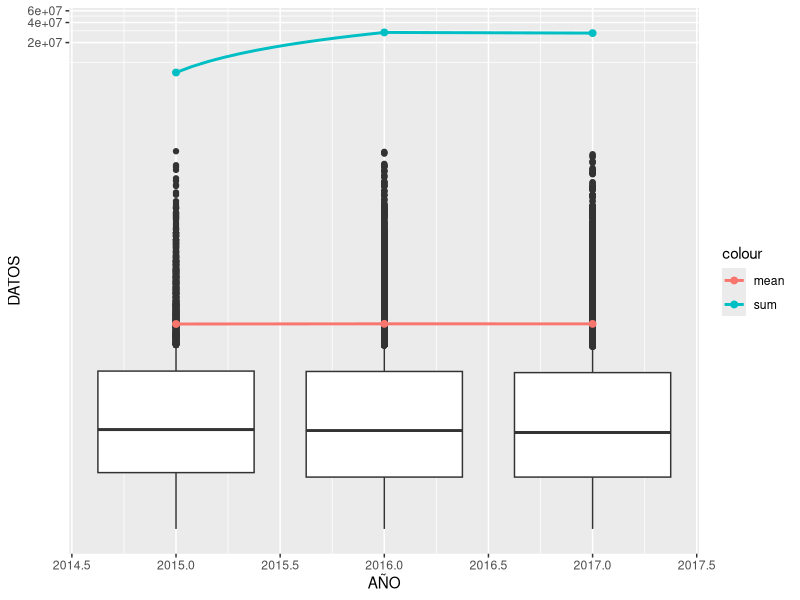
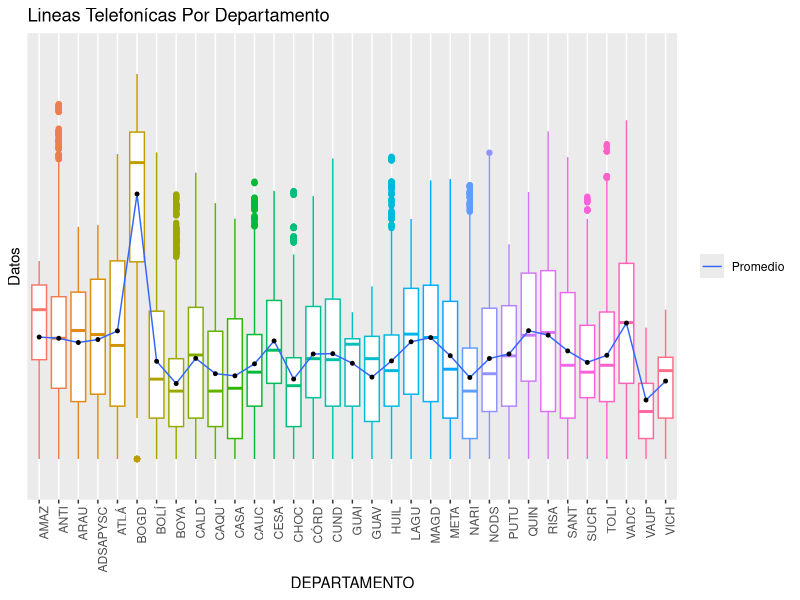
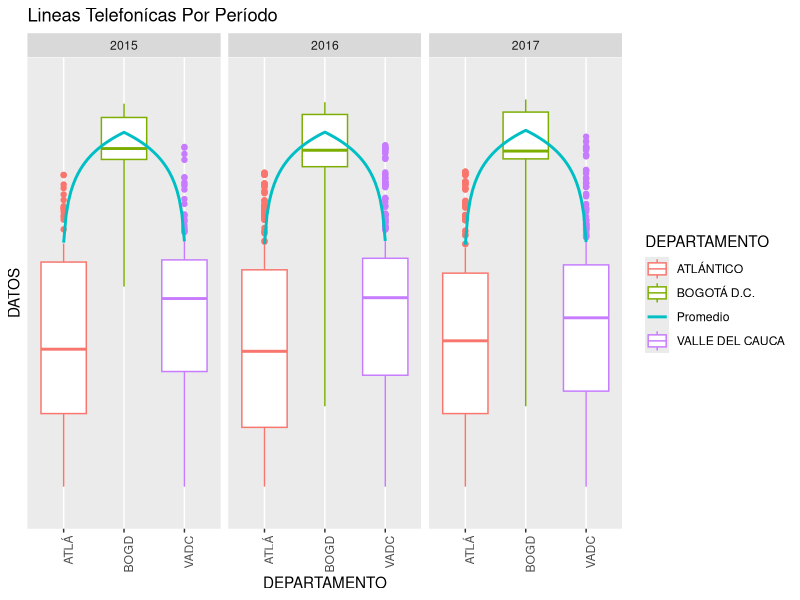
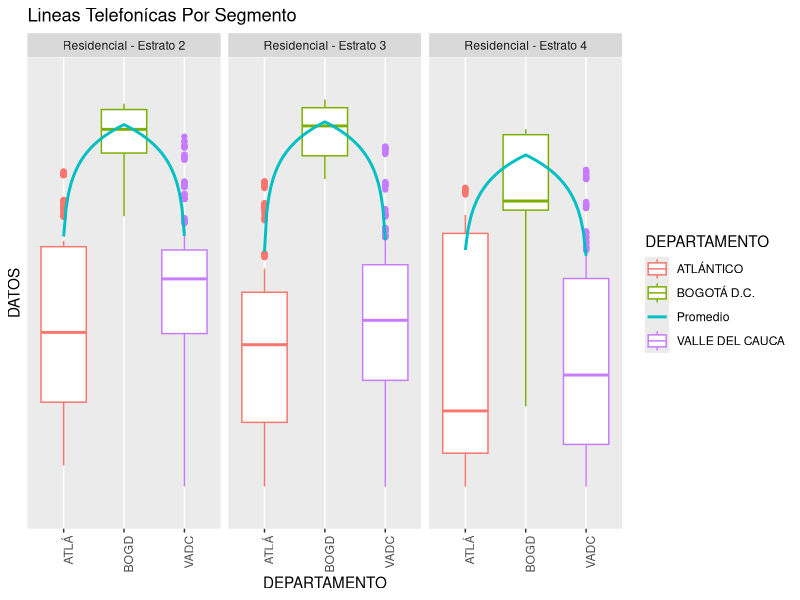
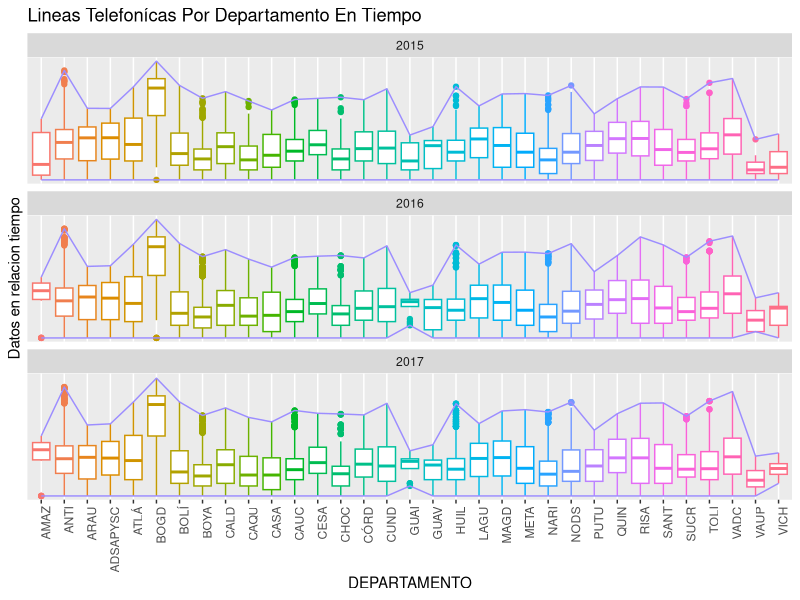
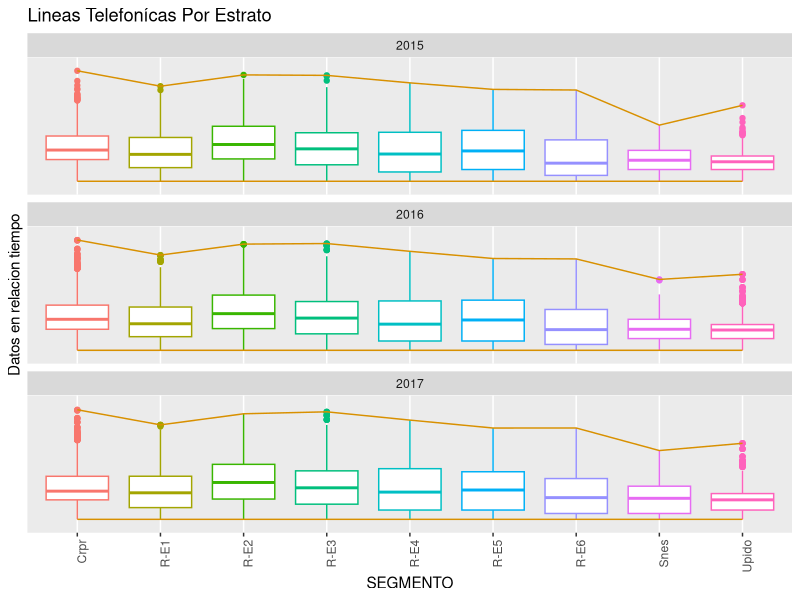
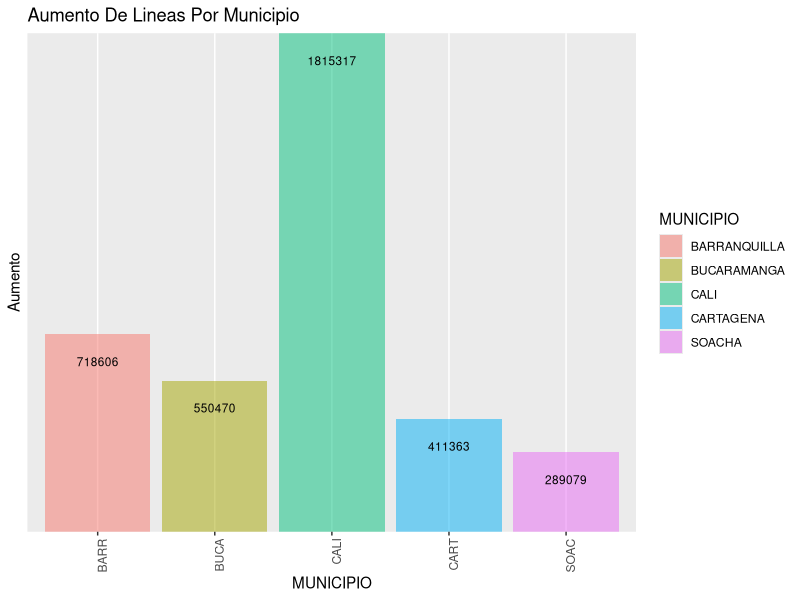
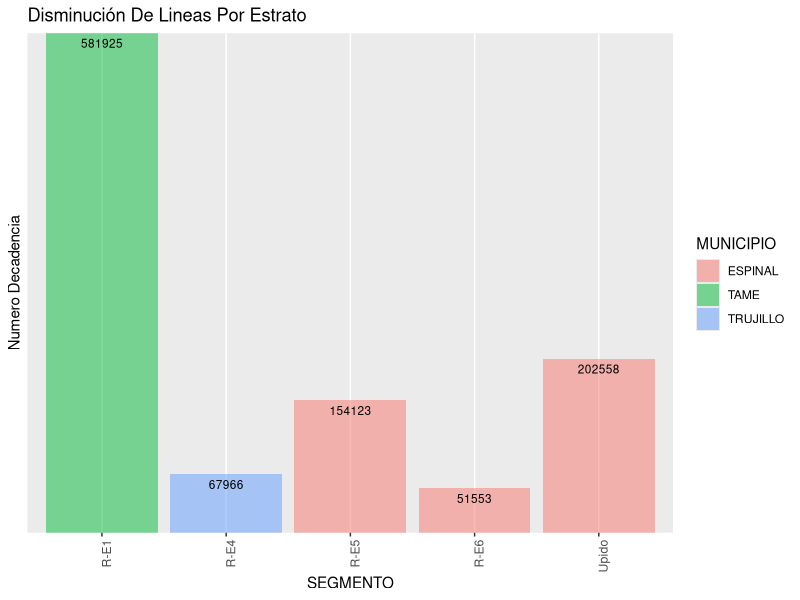

These charts were generated, in order, by the following R code:
## ---- chunk 1
knitr::opts_chunk$set(echo = TRUE)
## ---- chunk 2
library(stringr)
library(data.table)
library(dplyr)
library(tidyr)
library(ggplot2)

## ---- chunk 3
# leemos los datos como siempre
data_sad <- read.csv("data.csv", encoding = "UTF-8")
data_fine <- data_sad
## ---- chunk 4
# creamos una funcion para ahorrar algo de codigo
año <- function(my.string,expre){
  # mandamos la string y la expresion regular
  #mas info al respecto: https://rstudio-pubs-static.s3.amazonaws.com/74603_76cd14d5983f47408fdf0b323550b846.html
    p <- str_extract(my.string, expre)
    # reemplazamos todo por lo que retornemos en P
    str_replace_all(my.string, "Periodo_...._." , p)
}
## ---- chunk 5

# una belleza de librería
# hay que dar crédito; pero se modifica para adaptarla
# https://stackoverflow.com/questions/37756389/r-convert-multiple-columns-into-single-column 
setDT(data_fine)
# con esto creamos solo dos columnas; en una de ellas el nombre de las columnas de periodo_xxxx_x y en otra los datos relacionados
data_nice<- melt(data_fine, measure.vars  = patterns("^Periodo"),
      value.name = c("DATOS"), 
      variable.name = "PERIODO",
      variable.factor = FALSE,
      #elimina los NA
      na.rm = TRUE)
data_temp <- data_nice
## ---- chunk 6
  z <- data_temp$PERIODO
# en periodo esta lo que necesitamos; por eso tomamos el año y el periodo por aparte
  data_temp$AÑO <- as.integer(año(z,"20.."))
  data_temp$PERIODO <- as.integer(año(z,".$"))
  # los '-' se reemplazan por NA
  data_temp$DATOS <- as.integer(data_temp$DATOS)
## ---- chunk 7
summary(data_temp)
## ---- chunk 8

# eliminando nos NA y 0
data_mela <- data_temp %>%
          filter(!is.na(DATOS) & DATOS != 0) %>%
          droplevels()
## ---- chunk 9
summary(data_mela)
## ---- chunk 10

resumen <- data_mela %>% 
           group_by(AÑO) %>%
           summarise(promedio = mean(DATOS),
                     desvEst  = sd(DATOS),
                     sum = sum(DATOS))
resumen
## ---- chunk 11
boxe <- data_mela
  boxe <- boxe%>% select(AÑO, DATOS)
ggplot(boxe, aes(x=AÑO, y=DATOS, group=AÑO))+
    geom_boxplot()+
    stat_summary(fun.y = "mean",geom = "smooth", 
                 aes(colour = "mean",group=1),
                 size = 1) + coord_trans(y="log10")+
    stat_summary(fun.y = "mean",geom = "point", 
                 aes(colour = "mean",group=1),
                 size = 2) + coord_trans(y="log10")+
    
      stat_summary(fun.y = "sum",geom = "smooth", 
                 aes(colour = "sum",group=1),
                 size = 1) + coord_trans(y="log10")+
      stat_summary(fun.y = "sum",geom = "point", 
                 aes(colour = "sum",group=1),
                 size = 2) + coord_trans(y="log10")

## ---- chunk 12
boxe2 <- data_mela
## ---- chunk 13

resumen1 <- data_mela %>% 
           group_by(SEGMENTO) %>%
           summarise(promedio = mean(DATOS),
                     desvEst  = sd(DATOS),
                     sum = sum(DATOS))
resumen1
## ---- chunk 14

# generamos la grafica; seleccionando lo útil
  boxe2 <- boxe2%>% select(DEPARTAMENTO, DATOS, SEGMENTO, AÑO)
ggplot(boxe2, aes(y=log10(DATOS), x=DEPARTAMENTO, group=DEPARTAMENTO, angle = 45))+
    geom_boxplot(aes(colour = DEPARTAMENTO))+
    scale_colour_discrete(guide=FALSE)+

    theme(axis.text.x = element_text(angle = 90, hjust = 1))+
    #se resumen los nombres; son muy largos
    scale_x_discrete(label=abbreviate)+
    scale_y_discrete(label=abbreviate)+
      stat_summary(fun.y = "mean",geom = "smooth", 
                 aes(fill = "Promedio",group=1),
                 size = 0.5) +
        stat_summary(fun.y = "mean",geom = "point", 
                 aes(group=1),
                 size = 1)+
  labs(title = "Lineas Telefonícas Por Departamento", y="Datos")+
  theme(legend.title=element_blank())  


## ---- chunk 15

boxe3 <- data_mela
# separamos los estratos que nos interesan
  boxe3 <- boxe3%>% select(DEPARTAMENTO, DATOS, SEGMENTO, AÑO)%>%
  filter(SEGMENTO %in% "Residencial - Estrato 2" |  SEGMENTO %in% "Residencial - Estrato 3" | SEGMENTO %in% "Residencial - Estrato 4")
## ---- chunk 16

# un anlisis con lo que se tiene
resumen2 <- boxe3 %>% 
           group_by(DEPARTAMENTO) %>%
           summarise(promedio = mean(DATOS),
                     desvEst  = sd(DATOS),
                     sum = sum(DATOS),
                     max = max(DATOS))
resumen2[order(-resumen2$promedio),] 
## ---- chunk 17

# separamos los deptos que nos interesan
  boxe3 <- boxe3%>% select(DEPARTAMENTO, DATOS, SEGMENTO, AÑO)%>%
  filter(DEPARTAMENTO %in% "BOGOTÁ D.C." |  DEPARTAMENTO %in% "VALLE DEL CAUCA" |DEPARTAMENTO %in% "ATLÁNTICO")

## ---- chunk 18
resumen3 <- boxe3 %>% 
           group_by(DEPARTAMENTO) %>%
           summarise(promedio = mean(DATOS),
                     desvEst  = sd(DATOS),
                     sum = sum(DATOS),
                     max = max(DATOS))

resumen3
## ---- chunk 19
resumen33 <- boxe3 %>% 
           group_by(SEGMENTO) %>%
           summarise(promedio = mean(DATOS),
                     desvEst  = sd(DATOS),
                     sum = sum(DATOS),
                     max = max(DATOS))

resumen33
## ---- chunk 20

ggplot(boxe3, aes(y=DATOS, x=DEPARTAMENTO, group=DEPARTAMENTO, angle = 45))+
    geom_boxplot(aes(colour = DEPARTAMENTO))+
    facet_wrap(~ AÑO, ncol = 3) +
    theme(axis.text.x = element_text(angle = 90, hjust = 1))+
    scale_x_discrete(label=abbreviate)+
    scale_y_discrete(label=abbreviate)+
      stat_summary(fun.y = "mean",geom = "smooth", 
                 aes(colour = "Promedio",group=1),
                 size = 1) + coord_trans(y="log10")+
    labs(title = "Lineas Telefonícas Por Período")
## ---- chunk 21


ggplot(boxe3, aes(y=DATOS, x=DEPARTAMENTO, group=DEPARTAMENTO, angle = 45))+
    geom_boxplot(aes(colour = DEPARTAMENTO))+
    facet_wrap(~ SEGMENTO, ncol = 3) +
    theme(axis.text.x = element_text(angle = 90, hjust = 1))+
    scale_x_discrete(label=abbreviate)+
    scale_y_discrete(label=abbreviate)+
      stat_summary(fun.y = "mean",geom = "smooth", 
                 aes(colour = "Promedio",group=1),
                 size = 1) + coord_trans(y="log10")+
    labs(title = "Lineas Telefonícas Por Segmento")
## ---- chunk 22
boxe4 <- data_mela
## ---- chunk 23
resumen4 <- boxe4 %>% 
           group_by(DEPARTAMENTO,AÑO) %>%
           summarise(promedio = mean(DATOS),
                     desvEst  = sd(DATOS),
                     sum = sum(DATOS),
                     max = max(DATOS))

resumen4[order(-resumen4$promedio),] 
## ---- chunk 24

# generamos la grafica; seleccionando lo útil
  boxe4 <- boxe4%>% select(DEPARTAMENTO, DATOS, AÑO)
ggplot(boxe4, aes(y=logb(DATOS,base=2), x=DEPARTAMENTO, group=DEPARTAMENTO, angle = 45))+
    geom_boxplot(aes(colour = DEPARTAMENTO))+
    scale_colour_discrete(guide=FALSE)+
    # theme(hjust = 1)+
     facet_wrap(~ AÑO, nrow  = 3) +
    # algo de estilos
    theme(axis.text.x = element_text(angle = 90, hjust = 1))+
    #se resumen los nombres; son muy largos
    scale_x_discrete(label=abbreviate)+
    scale_y_discrete(label=abbreviate)+
    stat_summary(fun.y = "max",geom = "smooth", 
                 aes(colour = "Promedio",group=1),
                 size = 0.5) +
      stat_summary(fun.y = "min",geom = "smooth", 
                 aes(colour = "Promedio",group=1),
                 size = 0.5)+
    labs(title = "Lineas Telefonícas Por Departamento En Tiempo", y="Datos en relacion tiempo")
## ---- chunk 25
boxe5 <- data_mela
## ---- chunk 26
resumen5 <- boxe5 %>% 
           group_by(SEGMENTO,AÑO) %>%
           summarise(promedio = mean(DATOS),
                     desvEst  = sd(DATOS),
                     sum = sum(DATOS),
                     max = max(DATOS))

resumen5[order(-resumen5$promedio),] 
## ---- chunk 27

# generamos la grafica; seleccionando lo útil
  boxe5 <- boxe5%>% select(SEGMENTO, DATOS, AÑO)
ggplot(boxe5, aes(y=logb(DATOS,base=14), x=SEGMENTO, group=SEGMENTO, angle = 45))+
    geom_boxplot(aes(colour = SEGMENTO))+
    scale_colour_discrete(guide=FALSE)+
    # theme(hjust = 1)+
     facet_wrap(~ AÑO, nrow  = 3) +
    # algo de estilos
    theme(axis.text.x = element_text(angle = 90, hjust = 1))+
    #se resumen los nombres; son muy largos
    scale_x_discrete(label=abbreviate)+
    scale_y_discrete(label=abbreviate)+
    stat_summary(fun.y = "max",geom = "smooth", 
                 aes(colour = "Promedio",group=1),
                 size = 0.5) +
    stat_summary(fun.y = "min",geom = "smooth", 
                 aes(colour = "Promedio",group=1),
                 size = 0.5)+  labs(title = "Lineas Telefonícas Por Estrato", y="Datos en relacion tiempo")
## ---- chunk 28
boxe6 <- data_mela
## ---- chunk 29
box2015 <- boxe6 %>% 
           group_by(MUNICIPIO,AÑO) %>%
           summarise(sumdos = sum(DATOS))%>%
  filter(AÑO %in% "2015")

# resumen 2016
box2016 <- boxe6 %>% 
           group_by(MUNICIPIO,AÑO) %>%
           summarise(sumdos = sum(DATOS))%>%
  filter(AÑO %in% "2016")


# resumen 2017
box2017 <- boxe6 %>% 
           group_by(MUNICIPIO,AÑO) %>%
           summarise(sumdos = sum(DATOS))%>%
  filter(AÑO %in% "2017")

## ---- chunk 30
box15_16_17 <- NULL
box15_16<- NULL
## ---- chunk 31
# similar a la calibración de celulares en el proyeco final se une lo obtendio anteriormente
box_15_16 <- box2015 %>%
          select(MUNICIPIO, AÑO, sumdos)%>%
           inner_join(select(box2016,MUNICIPIO, AÑO, sumdos), 
                      by = "MUNICIPIO")
box15_16_17 <- box_15_16 %>%
           inner_join(select(box2017,MUNICIPIO, AÑO, sumdos), 
                      by = "MUNICIPIO")
box15_16_17 <- as.data.frame(box15_16_17)
## ---- chunk 32
data_deptxy <- box15_16_17 %>%
            filter(sumdos.x > sumdos.y)
  data_deptxy$dif <- data_deptxy$sumdos.y - data_deptxy$sumdos
  data_deptxy
## ---- chunk 33
data_deptys <- box15_16_17 %>%
            filter(sumdos.y > sumdos)
  data_deptys$dif <- data_deptys$sumdos.y - data_deptys$sumdos
  arrange(data_deptys, desc(dif))
## ---- chunk 34

box2015ed <- boxe6 %>% 
           group_by(MUNICIPIO,AÑO,SEGMENTO) %>%
           summarise(sumdos = sum(DATOS))%>%
  filter(AÑO %in% "2015")


# resumen 2016
box2016ed <- boxe6 %>% 
           group_by(MUNICIPIO,AÑO,SEGMENTO) %>%
           summarise(sumdos = sum(DATOS))%>%
  filter(AÑO %in% "2016")


# resumen 2017
box2017ed <- boxe6 %>% 
           group_by(MUNICIPIO,AÑO,SEGMENTO) %>%
           summarise(sumdos = sum(DATOS))%>%
  filter(AÑO %in% "2017")

## ---- chunk 35
box2015ed <- as.data.frame(group_by(box2015ed, SEGMENTO))
box2016ed <- as.data.frame(group_by(box2016ed, SEGMENTO))
box2017ed <- as.data.frame(group_by(box2017ed, SEGMENTO))
## ---- chunk 36

# similar al de la calibración, pero para el caso se debe usar otra función, la anterior no sirvió
box_15_16ed <- NULL
box_15_16ed <- merge(box2015ed, box2016ed, all = TRUE, by = "row.names")
box_15_16_17ed <- merge(box_15_16ed, box2017ed, all = TRUE, by = "row.names")
## ---- chunk 37
# se elimina la redundancia de datos
box_15_16_17ed$Row.names <-NULL
box_15_16_17ed$Row.names <-NULL
## ---- chunk 38
data_deptestra <- box_15_16_17ed %>%
            filter(sumdos.x <  sumdos.y)
  d1516 <- data_deptestra$sumdos.y - data_deptestra$sumdos.x
  data_deptestra$dif_15_16 <- d1516

## ---- chunk 39
data_deptestra <- data_deptestra %>%
            filter(sumdos.y <  sumdos)
  d1617 <- data_deptestra$sumdos - data_deptestra$sumdos.y
  data_deptestra$dif_16_17 <- d1617
  data_deptestra$dif_15_16_17 <- d1617 + data_deptestra$dif_15_16
  data_deptestra <- data_deptestra[, -c(1:8)] 
  data_deptestra$AÑO <- NULL
  arrange(data_deptestra, desc(dif_15_16_17))
## ---- chunk 40
data_mun<- box15_16_17 %>%
            filter(sumdos.x <  sumdos.y &sumdos.y <  sumdos)
  d <- data_mun$sumdos.y - data_mun$sumdos.x
  data_mun$dif_15_16_17 <- d
  # data_mun <- data_mun[c(1, 5),] 
  data_mun <- arrange(data_mun, desc(dif_15_16_17))
  cincomun <- data_mun[c(1:5),] 
  cincomun
## ---- chunk 41
ggplot(cincomun, aes(MUNICIPIO,dif_15_16_17,group=(MUNICIPIO)))+
    geom_histogram(aes(fill =MUNICIPIO), stat = "identity",alpha = 0.5)+
  geom_text(aes(label = dif_15_16_17, y = dif_15_16_17-100000), size = 3)+
  # theme(legend.position = "bottom") + 
  labs(title = "Aumento De Lineas Por Municipio", y="Aumento")+
    theme(axis.text.x = element_text(angle = 90, hjust = 1))+
    scale_x_discrete(label=abbreviate)+
    scale_y_discrete(label=abbreviate)
## ---- chunk 42
data_deptestramin <- box_15_16_17ed %>%
            filter(sumdos.x >  sumdos.y)
  d1516 <- data_deptestramin$sumdos.x - data_deptestramin$sumdos.y
  data_deptestramin$dif_15_16 <- d1516

## ---- chunk 43
data_deptestramin <- data_deptestramin %>%
            filter(sumdos.y  > sumdos)
  d1617 <- data_deptestramin$sumdos.y - data_deptestramin$sumdos 
  data_deptestramin$dif_16_17 <- d1617
  data_deptestramin$dif_15_16_17 <- d1617 + data_deptestramin$dif_15_16
   data_deptestramin <- data_deptestramin[, -c(1:8)] 
  data_deptestramin$AÑO <- NULL
  data_deptestramin <- data_deptestramin[, -c(3:5)] 
  cincomin <- arrange(data_deptestramin, desc(dif_15_16_17))
    cincomin <- cincomin[c(1:5),] 

  cincomin
## ---- chunk 44
ggplot(cincomin, aes(SEGMENTO,(dif_15_16_17),group=(MUNICIPIO)))+
    geom_histogram(aes(fill =MUNICIPIO), stat="identity",alpha = 0.5)+
  geom_text(aes(label = dif_15_16_17, y = dif_15_16_17-11800), size = 3)+
   # facet_wrap(~ MUNICIPIO, ncol   = 3) +
  labs(title = "Disminución De Lineas Por Estrato", y="Numero Decadencia")+
    theme(axis.text.x = element_text(angle = 90, hjust = 1))+
    scale_x_discrete(label=abbreviate)+
    scale_y_discrete(label=abbreviate)
